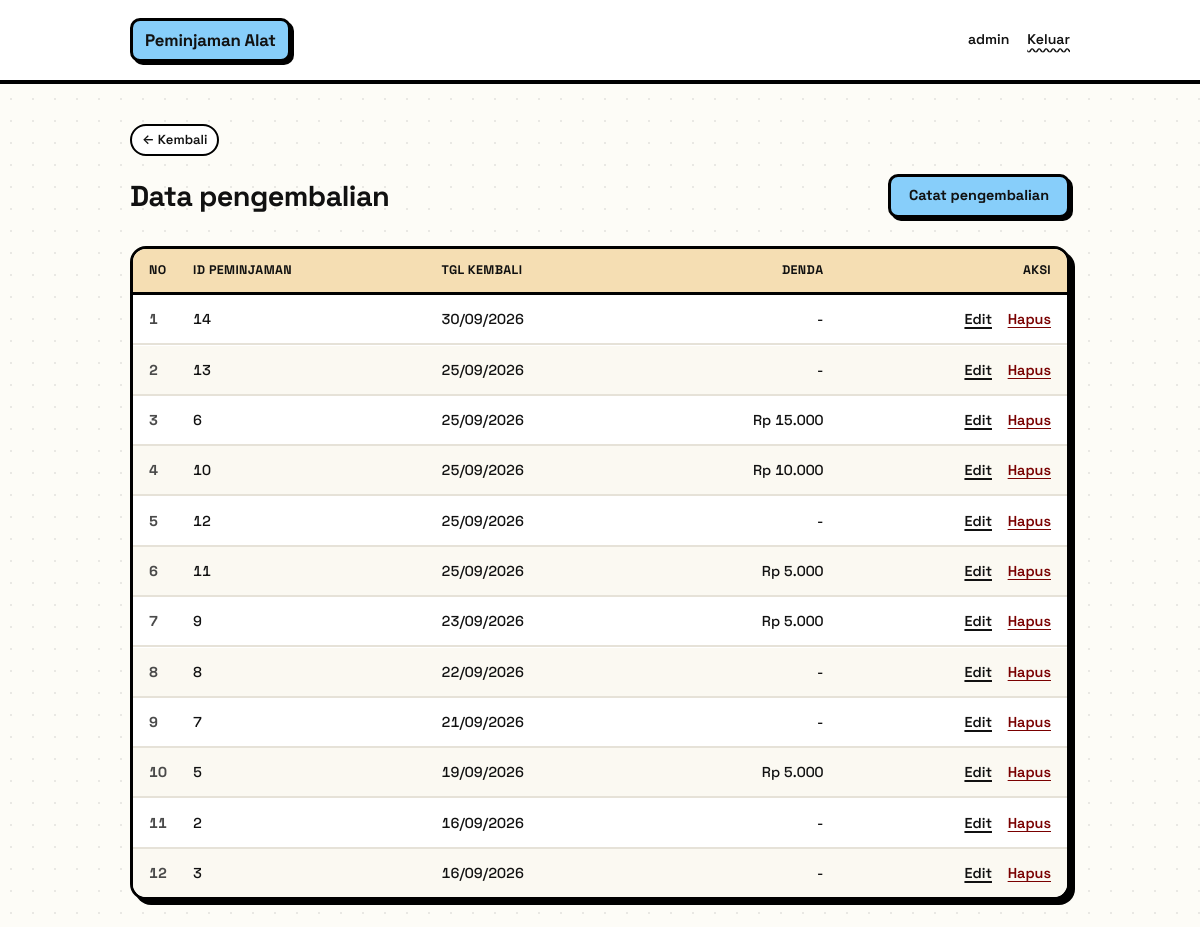
The app's page /pengembalian/index.php (signed in) with its own data.
### tables this page shows
CREATE TABLE `pengembalian` (
  `id` int(11) NOT NULL,
  `peminjaman_id` int(11) DEFAULT NULL,
  `tgl_kembali` date NOT NULL,
  `denda` decimal(10,2) DEFAULT 0.00
);

### pengembalian/index.php (the view, shortened to what this page needs)
<?php
include '../config/connection.php';
?>
<!DOCTYPE html>
<html lang="id">
<head>
    <link rel="stylesheet" href="../assets/css/tampil.css">
</head>
<body>
<header class="topbar">
    <a href="../index.php" class="brand">Peminjaman Alat</a>
    <div class="user">
        <span><?= $_SESSION['username'] ?></span>
        <a href="../logout.php">Keluar</a>
    </div>
</header>
<main class="page">
    <a href="../index.php" class="back">Kembali</a>
    <div class="page-head">
        <h1>Data pengembalian</h1>
        <a href="tambah.php" class="btn btn-primary">Catat pengembalian</a>
    </div>
    <table>
        <thead>
            <tr>
                <th>No</th>
                <th>ID peminjaman</th>
                <th>Tgl kembali</th>
                <th class="num">Denda</th>
                <th class="aksi">Aksi</th>
            </tr>
        </thead>
        <tbody>
            <?php
            $no = 1;
            $data = $conn->query("SELECT * FROM pengembalian ORDER BY id DESC");
            while($r = $data->fetch_assoc()):
            ?>
            <tr>
                <td><?= $no++ ?></td>
                <td><?= $r['peminjaman_id'] ?></td>
                <td><?= date('d/m/Y', strtotime($r['tgl_kembali'])) ?></td>
                <td class="num"><?= $r['denda'] > 0 ? 'Rp ' . number_format($r['denda'], 0, ',', '.') : '-' ?></td>
                <td class="aksi">
                    <a href="edit.php?id=<?= $r['id'] ?>">Edit</a>
                    <a href="hapus.php?id=<?= $r['id'] ?>" class="hapus" onclick="return confirm('Hapus data pengembalian ini?')">Hapus</a>
                </td>
            </tr>
            <?php endwhile; ?>
        </tbody>
    </table>
</main>
</body>
</html>

### records on screen
pengembalian: peminjaman "14", tgl_kembali "30/09/2026"
pengembalian: peminjaman "13", tgl_kembali "25/09/2026"
pengembalian: peminjaman "6", tgl_kembali "25/09/2026", denda "15.000"
pengembalian: peminjaman "10", tgl_kembali "25/09/2026", denda "10.000"
pengembalian: peminjaman "12", tgl_kembali "25/09/2026"
pengembalian: peminjaman "11", tgl_kembali "25/09/2026", denda "5.000"
pengembalian: peminjaman "9", tgl_kembali "23/09/2026", denda "5.000"
pengembalian: peminjaman "8", tgl_kembali "22/09/2026"
pengembalian: peminjaman "7", tgl_kembali "21/09/2026"
pengembalian: peminjaman "5", tgl_kembali "19/09/2026", denda "5.000"
pengembalian: peminjaman "2", tgl_kembali "16/09/2026"
pengembalian: peminjaman "3", tgl_kembali "16/09/2026"

### other values on screen
$_SESSION['username'] "admin"
